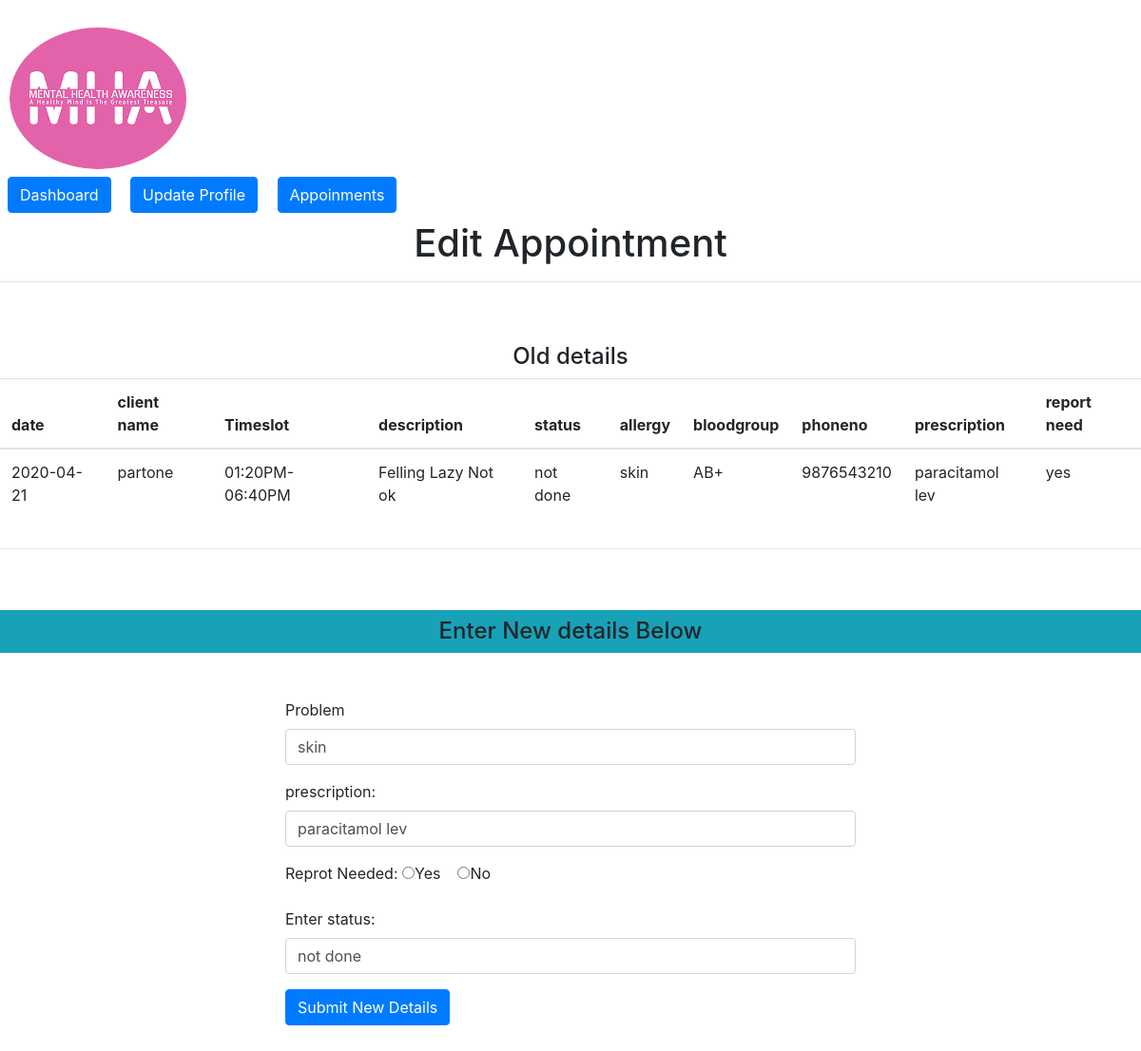
Screenshot of /doctor/editdetails.php?id=7&&name=partone&&clientid=1 (signed in) with the database file from the repository.
### tables this page shows
CREATE TABLE IF NOT EXISTS `appointment` (
  `appointmentid` int(11) NOT NULL AUTO_INCREMENT,
  `date` date NOT NULL,
  `timeslot` varchar(20) NOT NULL,
  `status` varchar(20) NOT NULL,
  `prescription` varchar(20) NOT NULL,
  `report_need` varchar(20) NOT NULL DEFAULT 'No',
  `description` varchar(20) NOT NULL,
  `clientid` int(20) NOT NULL,
  `doctorid` int(20) NOT NULL,
  PRIMARY KEY (`appointmentid`)
);

CREATE TABLE IF NOT EXISTS `clientlogin` (
  `clientid` int(20) NOT NULL AUTO_INCREMENT,
  `clientname` varchar(20) NOT NULL,
  `clientpassword` varchar(20) NOT NULL,
  `clientemail` varchar(20) NOT NULL,
  `phoneno` bigint(10) NOT NULL,
  `bloodgroup` varchar(3) NOT NULL,
  `address` varchar(20) NOT NULL,
  `dob` date NOT NULL,
  `age` int(2) NOT NULL,
  `allergy` varchar(25) NOT NULL,
  PRIMARY KEY (`clientid`),
  UNIQUE KEY `clientname` (`clientname`)
);

### doctor/editdetails.php (the view, shortened to what this page needs)
<!DOCTYPE html>
<html>
<head>
	<link rel="stylesheet" href="https://stackpath.bootstrapcdn.com/bootstrap/4.5.0/css/bootstrap.min.css"
>
		<link rel="stylesheet" type="text/css" href="style12.css">
</head>
<body>
<header>
		<nav>
			<div class="row clearfix">
				<img src="../images/logo.png" class="logo">
</nav>
</header>
<?php
include('header.php');
?>
<h1 class="text-center">Edit Appointment</h1>
<hr>
<br>
<br>
<h4 class="text-center">Old details</h4>
<div class='table-responsive'>
	<table class='table table-hover' >
	<thead>
	<tr>
		<th>date</th>
		<th>client name</th>
		<th>Timeslot</th>
		<th>description</th>
		<th>status</th>
		<th>allergy</th>
		<th>bloodgroup</th>
		<th>phoneno</th>
		<th>prescription</th>
		<th>report need</th>
	</tr>
	</thead>
<?php
include('db.php');
$id = $_GET['id'];
$client_id=$_GET['clientid'];
	$qry1 =  "SELECT * FROM `appointment` WHERE `appointmentid`=$id;";
	$ans1 = mysqli_query($con,$qry1);
	$qry2 =  "SELECT * FROM `clientlogin` WHERE `clientid`=$client_id;";
	$ans2 = mysqli_query($con,$qry2);
	if($ans1 && $ans2)
	{
			$data1 = mysqli_fetch_assoc($ans1);
			$data2 = mysqli_fetch_assoc($ans2);
			?><td><?php echo $data1['date'] ?></td><?php
			?><td><?php echo $_GET['name'] ?></td><?php
			?><td><?php echo $data1['timeslot'] ?></td><?php
			?><td><?php echo $data1['description'] ?></td><?php
			?><td><?php echo $data1['status'] ?></td><?php
			?><td><?php echo $allergy=$data2['allergy'] ?></td><?php
			?><td><?php echo $data2['bloodgroup'] ?></td><?php
			?><td><?php echo $data2['phoneno'] ?></td><?php
			?><td><?php echo $data1['prescription'] ?></td><?php
			?><td><?php echo $data1['report_need'] ?></td><?php
	}
?>
</table>
</div>
<hr>
<br>
<br>
<h4 class="text-center bg-info py-2">Enter New details Below</h4>
<form action="updating.php" class=" form w-50 mx-auto my-5  " method="get" name="login">
	<div >
	<div class="form-group" >
    <label>Problem</label>
    <input type="text" class="form-control" name="allergy" placeholder="Write Your Problem" value="<?php echo $allergy?>" required>
    </div>
	<div class="form-group" >
    <label>prescription:</label>
    <input type="text" class="form-control" placeholder="Enter prescription" name="description" value="<?php echo $data1['prescription']?>" required>
    </div>
	<div class="form-group" >
    <label>Reprot Needed:</label>
	<input type="radio" name="report" value="yes" required>Yes &nbsp; &nbsp;<input type="radio" name="report" value="no">No
    </div>
	<div class="form-group" >
    <label>Enter status:</label>
    <input type="text" class="form-control" placeholder="Enter status" name="status" value="<?php echo $data1['status']?>" required>
    </div>
	<button type="submit" class="btn btn-primary" value="submit" name="submit">Submit New Details</button>
</form>
</body>

### doctor/style12.css (style rules this page uses)
.logo { height: -130px; width: auto; float: left; margin-top: 20px; border-radius: 170%; margin-left: 25px; margin-top: 29px; }
body { font-size: 20px; overflow-x: hidden; background-image: url("image");; }
.row { max-width: 1180px; margin: 0 auto; }

### rows the page displays
appointment: date "2020-04-21", timeslot "01:20PM-06:40PM", description "Felling Lazy Not ok", status "not done", prescription "paracitamol lev", report_need "yes", description "paracitamol lev"
clientlogin: allergy "skin", bloodgroup "AB+", phoneno "9876543210"

### other values shown
$_GET['name'] "partone"
